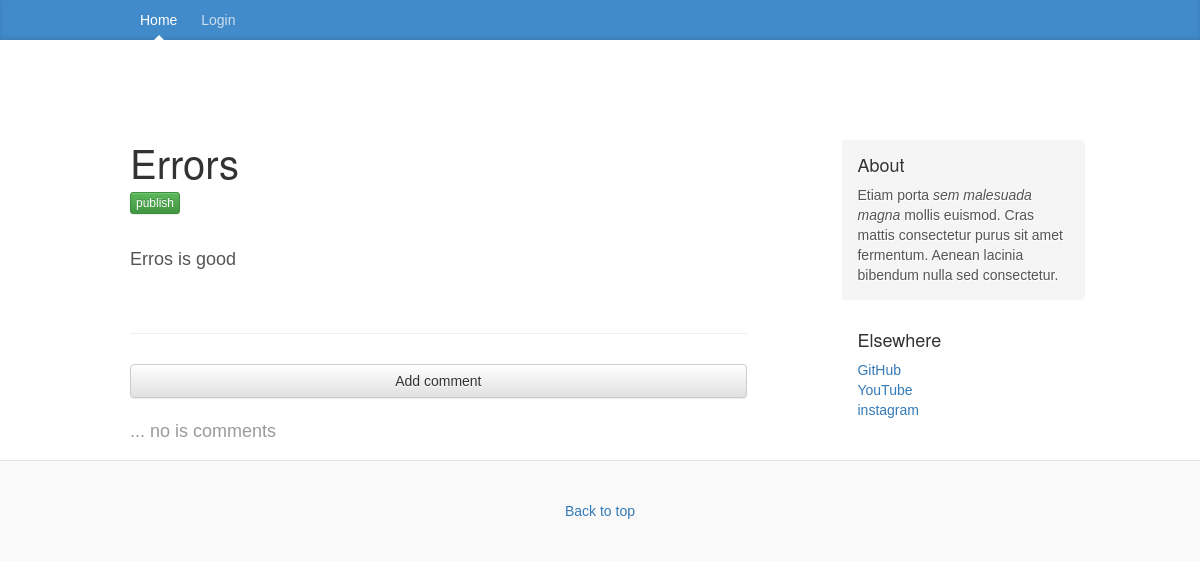
The app's page /blog/post/10/, older data.
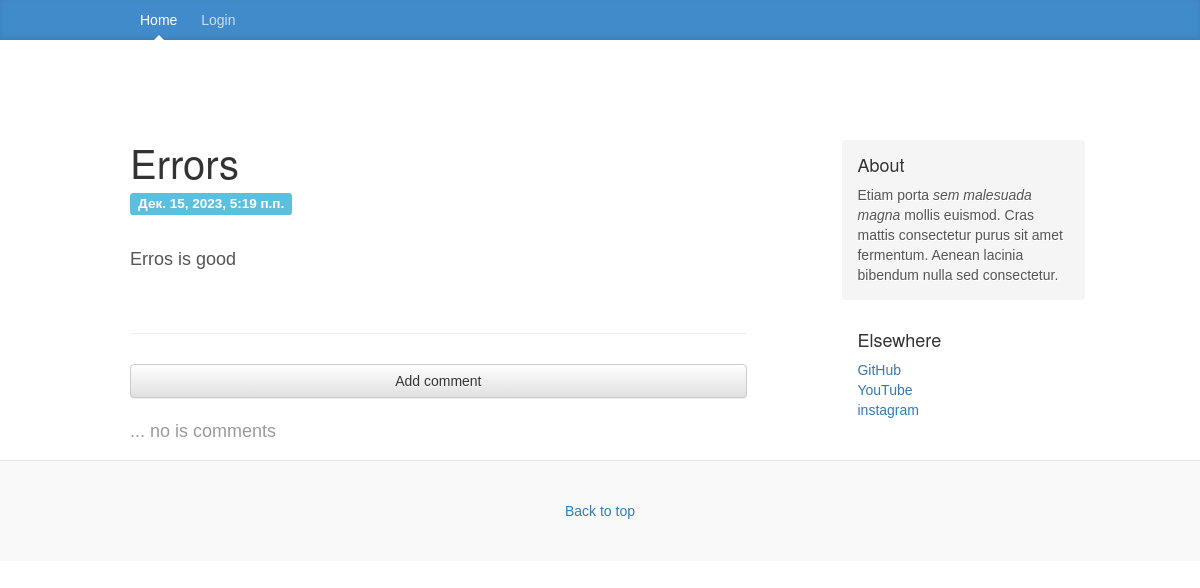
The same page, newer data.
### blog/models.py (models this page shows, shortened)
class Post(models.Model):
    author = models.ForeignKey(settings.AUTH_USER_MODEL, on_delete=models.CASCADE)
    title = models.CharField(max_length=200)
    text = models.TextField()
    created_date = models.DateTimeField(default=timezone.now)
    published_date = models.DateTimeField(blank=True, null=True)

### blog/views.py (the view)
# urls.py: path('blog/post/<int:pk>/', views.post_detail, name='post_detail'),
def post_detail(request, pk):
    post = get_object_or_404(Post, pk=pk)
    return render(request, 'blog/post_detail.html', {'post': post})

### blog/templates/blog/post_detail.html (shortened to what this page needs)
{% extends 'blog/base.html' %}
{% load static %}
{% block content %}
    <div class="blog-post">
        <h2 class="blog-post-title">{{ post.title }}</h2>
        <div style="margin: 5px 0 30px 0;">
            {% if post.published_date %}<span class="label label-info">{{ post.published_date }}</span>
            {% else %}<a class="btn btn-xs btn-success" href="{% url 'post_publish' pk=post.pk %}">publish</a>{% endif %}
        </div>
        <div>{{ post.text|linebreaksbr }}</div>
    </div>
    <hr>
    <a style="width: 100%; margin: 10px 0 20px 0;" class="btn btn-default" href="{% url 'add_comment_to_post' pk=post.pk %}">Add comment</a>
    {% for comment in post.comments.all %}
    {% if user.is_authenticated or comment.approved_comment %}
    <div class="comment" style="background: #f7f7f7; border-radius: 7px;">
        <div style="padding: 5px 0 0 5px;">
            {% include './icons/person-bounding-box.svg' %}
            {{ comment.author }}
            <span style="font-size: 15px;color: #8b8b8b;">{{ comment.created_date }}</span>
            {% if not comment.approved_comment %}
                <a class="btn btn-xs btn-danger" href="{% url 'comment_remove' pk=comment.pk %}">remove</a>
                <a class="btn btn-xs btn-success" href="{% url 'comment_approve' pk=comment.pk %}">approve</a>
            {% endif %}
        </div>
        <div style="clear:left;"></div>
        <div style="margin:10px;">{{ comment.text|linebreaks }}</div>
    </div>
    {% endif %}
{% empty %}
    <p style="color:#9b9b9b">... no is comments</p>
{% endfor %}
{% endblock %}

Row changes from the older to the newer data that the page shows:
changed Post "Errors": published_date (not shown) → "Дек. 15, 2023, 5:19 п.п."
Text that changed along with them:
text no longer shown: "publish"
